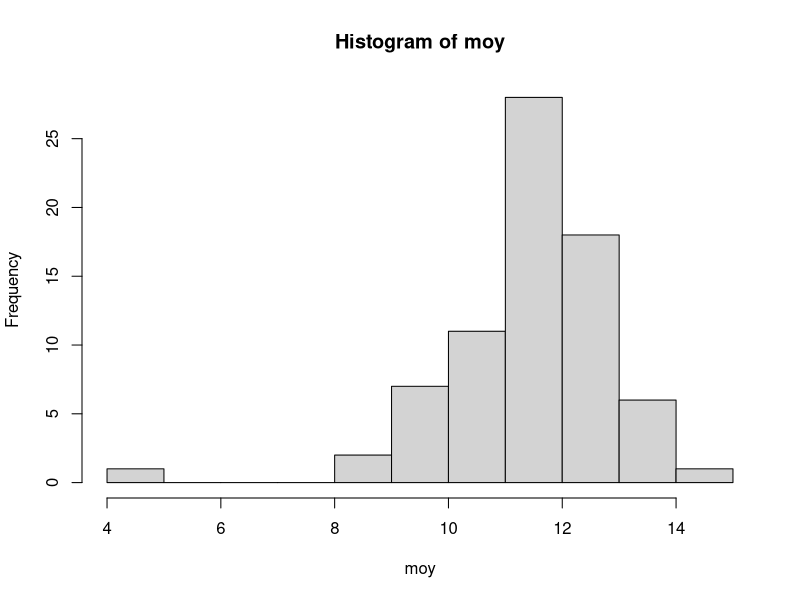
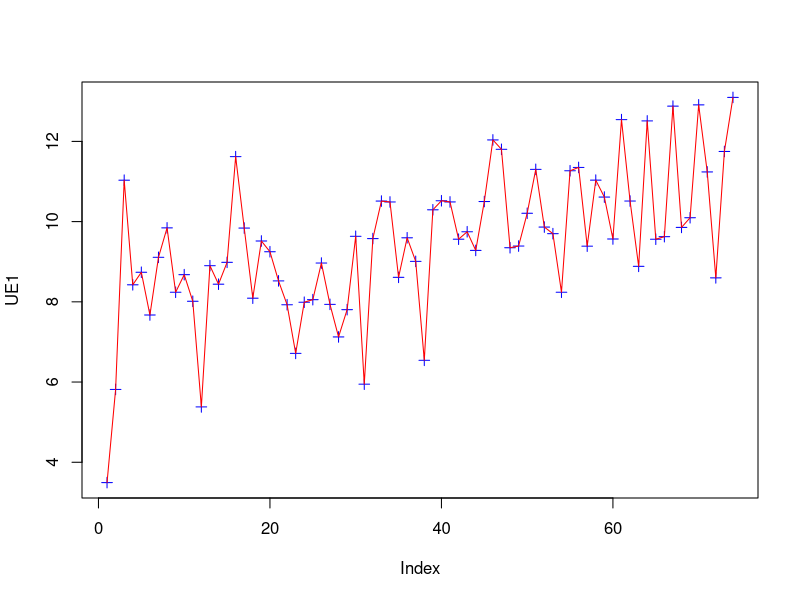

Recreate these plots in R, in order.
## ---- chunk 1
notes <- read.table("Bilan_Notes.csv", sep = ";", dec = ",", header = TRUE, check.names = FALSE)
notes

## ---- chunk 2
moy=notes$Moyenne
hist(moy)
## ---- chunk 3
summary(notes$Moyenne)
## ---- chunk 4
UE1=notes$UE1
UE2=notes$UE2
plot(UE1, col = "blue", pch = 3)
lines(UE1, col = "red", pch = 3)

## ---- chunk 5
cor(UE1,UE2, method="pearson")
cor(moy,UE2, method="pearson")
## ---- chunk 6

## ---- chunk 7

## ---- chunk 8

## ---- chunk 9

## ---- chunk 10

## ---- chunk 11

## ---- chunk 12

## ---- chunk 13

## ---- chunk 14

## ---- chunk 15

